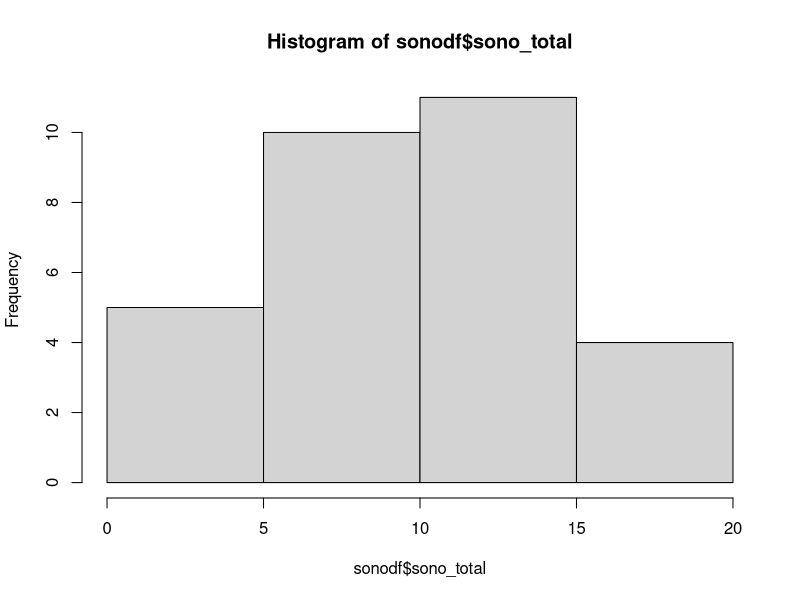

This figure's R source:
  
setwd("/media/paulo/DISC2/PUC/5 INTRODUCAO LINGUAGEM R/SCRIPTS/")


# Limpeza, Transformaćão e Manipulaćão de Dados

install.packages('dplyr')
install.packages('tidyr')
install.packages('readr')

library(dplyr)
library(tidyr)
?tidyr
library(readr)

# Carregando 
sonodf = read.csv('sono.csv')
View(sonodf)
str(sonodf)

# Funcão glimpse() pode ser usado no lugar da func str()
glimpse(sonodf)

# aplicando a func mutation()
glimpse(mutate(sonodf, peso_libras = sono_total/0.45359237))

# contagem
count(sonodf, cidade)
hist(sonodf$sono_total)

# Amostragem
sample_n(sonodf, size=10)

# select()
sleepData = select(sonodf, nome, sono_total)
head(sleepData)
select(sonodf, nome:pais)

# filter()
filter(sonodf, sono_total >= 16)
filter(sonodf, sono_total >= 16, peso >= 80)
filter(sonodf, cidade %in% c('Recife', 'Curitiba'))

# arrange()
sonodf %>%
  arrange(cidade) %>%
  head

sonodf %>%
  select(nome, cidade, sono_total) %>%
  arrange(cidade, sono_total) %>%
  filter(sono_total >= 16)

sonodf %>%
  select(nome, cidade, sono_total) %>%
  arrange(cidade, desc(sono_total)) %>%
  filter(sono_total >= 16)

# mutate()
?mutate
head(sonodf)

sonodf %>%
  mutate(novo_indice = sono_total/peso) %>%
  head

sonodf %>%
  mutate(novo_indice = sono_total/peso,
         peso_libras = peso/045359237)%>%
  head

# summarize()

sonodf %>%
  summarize(media_sono = mean(sono_total))
#
sonodf %>%
  summarize(media_sono = mean(sono_total),
            min_sono = min(sono_total),
            max_sono = max(sono_total),
            total = n())

# group by()
sonodf %>%
  group_by(cidade) %>%
  summarise(media_sono = mean(sono_total),
            min_sono = min(sono_total),
            max_sono = max(sono_total),
            total = n())  


## Prova
w <- c(2, 7, 8)
v <- c("A", "B", "C")
x <- list(w, v)

x[[2]][1] <- "K"
x

x[[1]][2] <- "K"
x

M=matrix(c(1:10),nrow=5,ncol=2, dimnames=list(c('a','b','c','d','e'),c('A','B')))
M['e', 'A'] 

M=matrix(c(1:9),3,3,byrow=T, dimnames=list(c('a','b','c'),c('d','e','f')))
rownames(M)

x = 3
dobro = function(x){x+x}
dobro

x = 5
while (x < 10){
  x  = x + 1
  print(x)
}

?plot

u = 8
v = 9
z = u > v
z

ista1 <- list(a=(1:20), b=(45:77))
sapply(ista1, sum)
